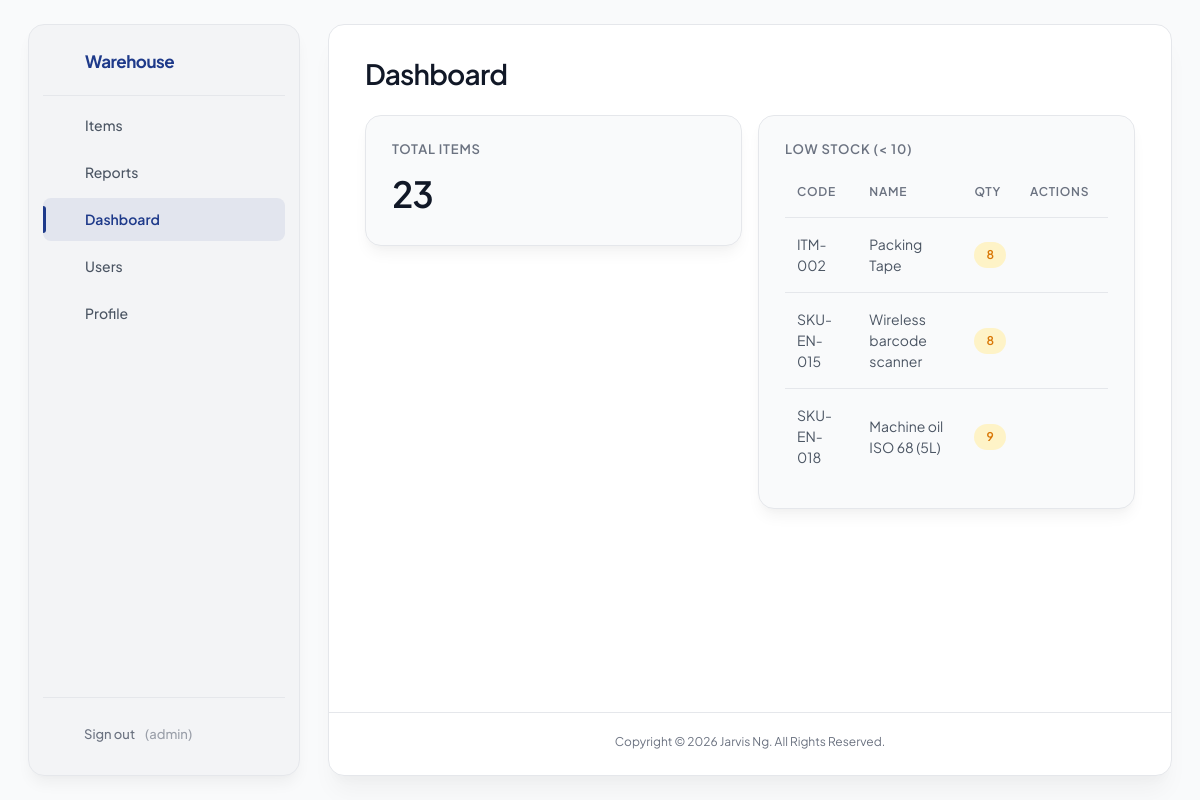
/public/index.php?page=dashboard (signed in), run on the app's committed database.
### tables this page shows
CREATE TABLE `items` (
  `id` int NOT NULL AUTO_INCREMENT,
  `item_code` varchar(50) NOT NULL,
  `item_name` varchar(100) NOT NULL,
  `category` varchar(100) DEFAULT NULL,
  `location` varchar(100) DEFAULT NULL,
  `quantity` int NOT NULL DEFAULT '0',
  `unit` varchar(20) NOT NULL,
  `reorder_level` int NOT NULL DEFAULT '10',
  PRIMARY KEY (`id`),
  UNIQUE KEY `item_code` (`item_code`),
  KEY `idx_items_name` (`item_name`),
  KEY `idx_items_category` (`category`)
);

### lib/utils.php (called while the page is built, shortened)
<?php
require_once __DIR__ . '/icons.php';
function app_config(): array {
    static $config = null;
    if ($config === null) {
        $config = require dirname(__DIR__) . '/config.php';
    }
    return $config;
}
function base_url(string $path = ''): string {
    $cfg = app_config();
    $base = rtrim($cfg['base_url'] ?? '', '/');
    $path = '/' . ltrim($path, '/');
    return $base . $path;
}
function e(?string $str): string {
    return htmlspecialchars((string)$str, ENT_QUOTES | ENT_SUBSTITUTE, 'UTF-8');
}

### config.php (called while the page is built)
<?php
return [
    'db' => [
        'host' => 'localhost',
        'name' => 'warehouse_db',
        'user' => 'root',
        'pass' => '',
        'charset' => 'utf8mb4',
    ],
    'base_url' => '/warehouse/public',
];

### db/connection.php (called while the page is built, shortened)
<?php
require_once __DIR__ . '/../lib/utils.php';
function get_db(): PDO {
    static $pdo = null;
    $config = require dirname(__DIR__) . '/config.php';
    $db = $config['db'];
    $dsn = "mysql:host={$db['host']};dbname={$db['name']};charset={$db['charset']}";
    $options = [
        PDO::ATTR_ERRMODE => PDO::ERRMODE_EXCEPTION,
        PDO::ATTR_DEFAULT_FETCH_MODE => PDO::FETCH_ASSOC,
        PDO::ATTR_EMULATE_PREPARES => false,
    ];
    try {
        $pdo = new PDO($dsn, $db['user'], $db['pass'], $options);
    } catch (PDOException $e) {
        if ($e->getCode() == 1049) {
            if (php_sapi_name() !== 'cli') {
                http_response_code(500);
                header('Content-Type: text/html; charset=utf-8');
                die("
                <!DOCTYPE html>
                <html lang='en'>
                <head>
                    <meta charset='UTF-8'>
                    <title>Database not initialized</title>
                    <style>
                        body { font-family: Arial, sans-serif; max-width: 600px; margin: 50px auto; padding: 20px; }
                        .error { background: #fee; border: 2px solid #f00; padding: 20px; border-radius: 5px; }
                        .site-footer { margin-top: 24px; text-align: center; color: #6b7280; font-size: 13px; }
                    </style>
                </head>
                <body>
                    <div class='error'>
                        <h2>Database not initialized</h2>
                        <p>Database <strong>{$db['name']}</strong> does not exist.</p>
                        <p>Create the database in phpMyAdmin, then import <strong>db/rebuild_full_en.sql</strong> to set up tables and demo data.</p>
                    </div>
                    " . copyright_footer_html() . "
                </body>
                </html>
                ");
            } else {
                die("Error: database {$db['name']} does not exist. Import db/rebuild_full_en.sql via phpMyAdmin.\n");
            }
        }
        throw $e;
    }
    return $pdo;
}

### routes/dashboard.php (the view)
<?php
require_once dirname(__DIR__) . '/db/connection.php';
require_once dirname(__DIR__) . '/lib/utils.php';
$pdo = get_db();
$total = (int)$pdo->query('SELECT COUNT(*) FROM items')->fetchColumn();
$lowStockStmt = $pdo->query('SELECT id, item_code, item_name, quantity, reorder_level FROM items WHERE quantity < 10 ORDER BY quantity ASC LIMIT 50');
$lowStocks = $lowStockStmt->fetchAll();
?>
<div class="row row-toolbar">
	<h2>Dashboard</h2>
</div>
<div class="row">
	<div class="col">
		<div class="card">
			<h3>Total items</h3>
			<p class="stat-big"><?= e((string)$total) ?></p>
		</div>
	</div>
	<div class="col">
		<div class="card">
			<h3>Low stock (&lt; 10)</h3>
			<?php if (!$lowStocks): ?>
				<?= empty_state_html('All stocked up', 'No items are currently below the low-stock threshold.', 'package') ?>
			<?php else: ?>
				<table class="data-table">
					<thead><tr><th>Code</th><th>Name</th><th>Qty</th><th>Actions</th></tr></thead>
					<tbody>
					<?php foreach ($lowStocks as $row): ?>
						<tr>
							<td><?= e($row['item_code']) ?></td>
							<td><?= e($row['item_name']) ?></td>
							<td><span class="badge low"><?= e((string)$row['quantity']) ?></span></td>
							<td class="actions">
								<div class="action-btns">
									<a class="btn icon-btn ok sm" href="<?= e(base_url('/index.php?page=movements&action=add&item_id=' . (int)$row['id'])) ?>" aria-label="Adjust stock" title="Adjust stock"><?= icon('stock') ?></a>
									<a class="btn icon-btn secondary sm" href="<?= e(base_url('/index.php?page=items&action=edit&id=' . (int)$row['id'])) ?>" aria-label="Edit" title="Edit"><?= icon('pencil') ?></a>
								</div>
							</td>
						</tr>
					<?php endforeach; ?>
					</tbody>
				</table>
			<?php endif; ?>
		</div>
	</div>
</div>

### lib/icons.php (shortened to what this page needs)
<?php
function icon(string $name): string {
    $body = $inner[$name] ?? $inner['plus'];
    return '<svg xmlns="http://www.w3.org/2000/svg" class="ico" width="16" height="16" fill="none" stroke="currentColor" stroke-width="1.5" stroke-linecap="round" stroke-linejoin="round" viewBox="0 0 24 24" focusable="false" aria-hidden="true">' . $body . '</svg>';
}

### data on the page
items: item_code "ITM-002", item_name "Packing Tape", quantity "8"
items: item_code "SKU-EN-015", item_name "Wireless barcode scanner", quantity "8"
items: item_code "SKU-EN-018", item_name "Machine oil ISO 68 (5L)", quantity "9"

### other printed values
$user['username'] "admin"
$total "23"
copyright_notice() "Copyright © 2026 Jarvis Ng. All Rights Reserved."
